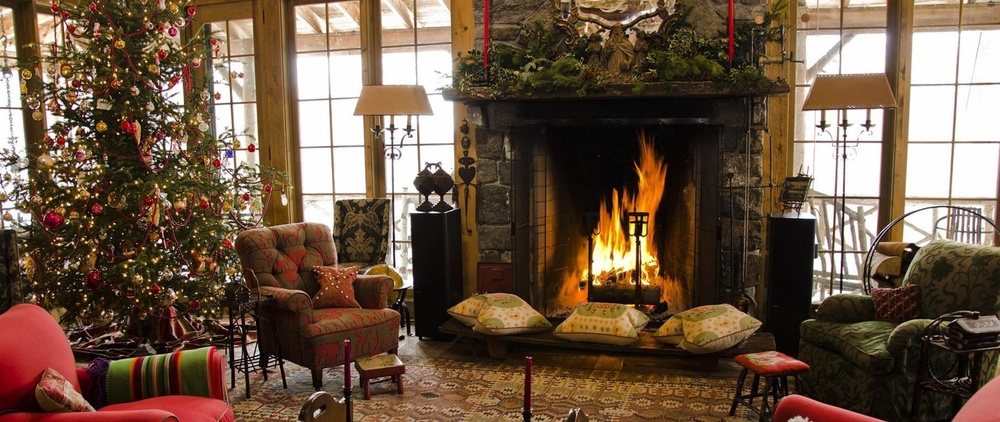
%> input picture images/fireplace.jpg, 1000 x 422 px, shrunk from 5120 x 2160 before the run
$ octave --eval "result = histogram_equalization('../images/fireplace.jpg');"   (GNU Octave 9; MATLAB toolbox functions it lacks are replaced by stand-ins)
%> lines starting %> are read from the running program, lines starting %| are printed output that depends on the picture
function [h, s, idx] = histogram_equalization(filename)
%> called with filename = '../images/fireplace.jpg'

    rgb = imread(filename);
%> rgb is the input picture: size 422x1000x3 uint8; mean R, G, B 108.8, 86.5, 67.4
    ycbcr = rgb2ycbcr(rgb);
%> ycbcr: size 422x1000x3 uint8; mean of channels 1, 2, 3 94.1, 116.3, 139.2
    y = ycbcr(:, :, 1);
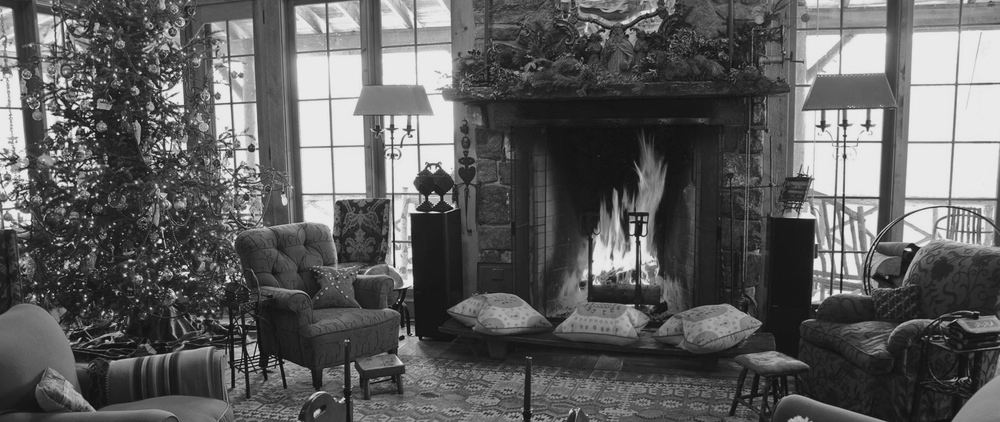
%> y: size 422x1000 uint8; min 16, max 235, mean 94.1

    h = histcounts(y, 256);
%> h = 256 values, max 22392 at index 255, min 0 at index 7, mean 1648.4
    s = cumsum(h);
%> s = 256 values from 10 to 422000
    [~, idx] = min(s(s > 0));
%> idx = 1
%> `result = histogram_equalization('../images/fireplace.jpg');`: result has the same summary as h in histogram_equalization

end

$ run again, on images/temples.jpg
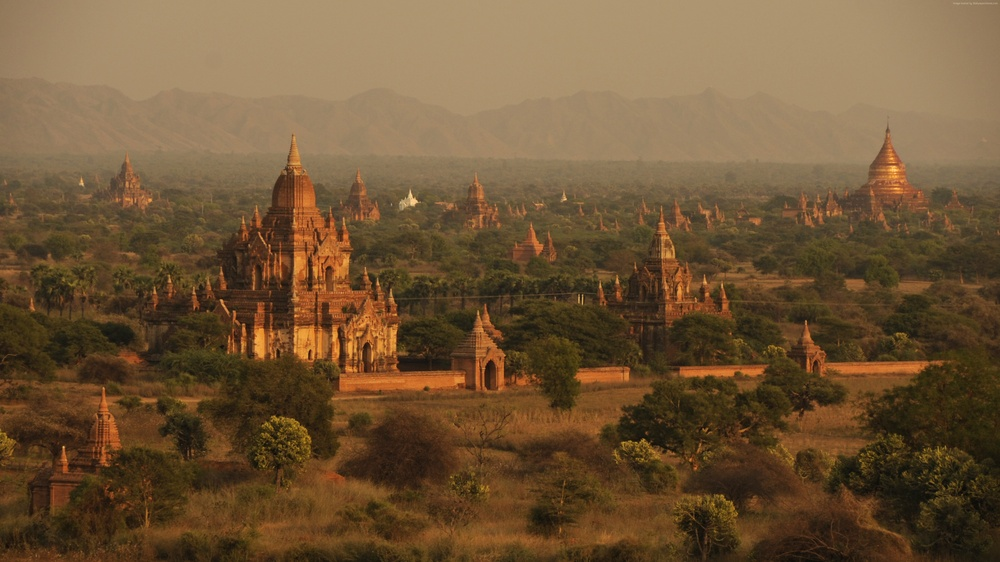
%> input picture images/temples.jpg, 1000 x 562 px, shrunk from 5120 x 2880 before the run
%> in histogram_equalization, rgb is the input picture: size 562x1000x3 uint8; mean R, G, B 111.1, 84.9, 54.3
%> ycbcr: size 562x1000x3 uint8; mean of channels 1, 2, 3 92.7, 110.8, 141.6
%> in histogram_equalization, `y = ycbcr(:, :, 1);`:
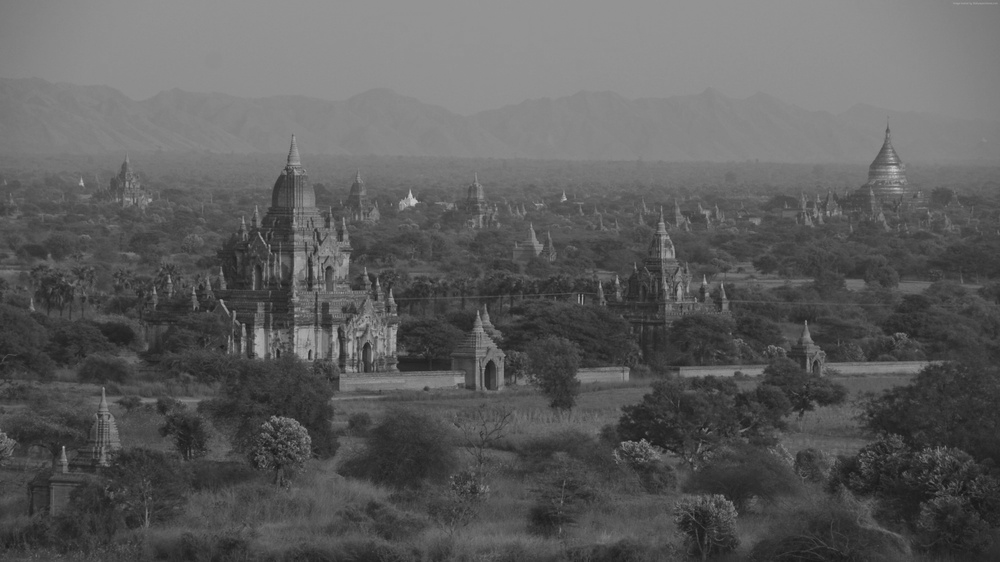
%> y: size 562x1000 uint8; min 23, max 204, mean 92.7
%> h = 256 values, max 17236 at index 173, min 0 at index 4, mean 2195.3
%> s = 256 values from 1 to 562000
%> idx = 1
%> result has the same summary as h in histogram_equalization
